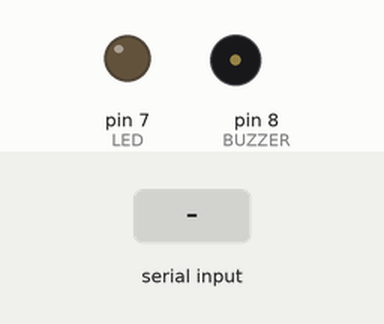
Recording of a sketch running on a simulated Arduino Uno, built with avr-gcc and run on an emulated ATmega328P. Shown: output pins drawn as LEDs (lit = HIGH), buzzer (waves = sounding, pin HIGH). Inputs (shaded band) come from the test bench.

Above: at 1.2 s.
1.3 s: "3" received over Serial
At 2.5 s:
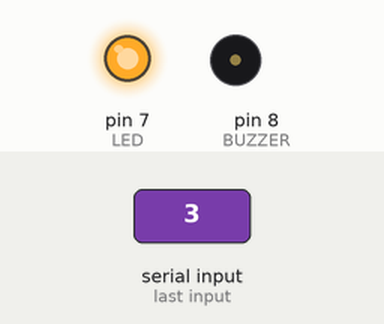
2.8 s: "2" received over Serial
At 3.8 s:
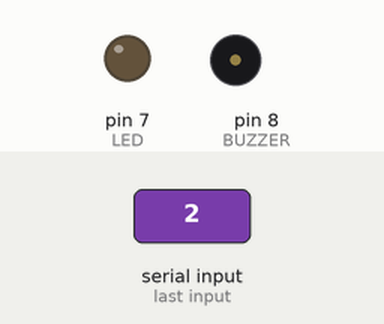
4.3 s: "1" received over Serial
At 5.0 s:
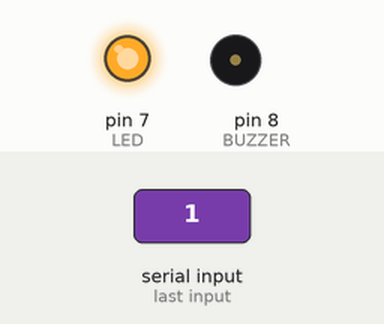
Timing chart, 0 to 7.3 s (numbered marks = the images above; inputs shaded):
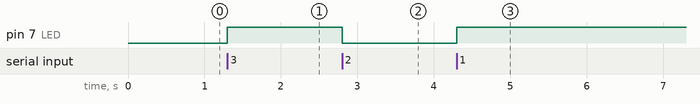

The sketch:

Uno_Arduino.ino
```cpp
#define LED 7  // Connected to IN1
#define BUZZER 8  // Connected to IN2

void setup() {
    Serial.begin(9600);  // Start Serial Communication
    pinMode(LED, OUTPUT);
    pinMode(BUZZER, OUTPUT);
    digitalWrite(LED, LOW);  // Start with relays OFF
    digitalWrite(BUZZER, LOW);
}

void loop() {
    if (Serial.available()) {
        char command = Serial.read();  // Read data from Serial

        if (command == '3') {
            digitalWrite(LED, HIGH);  // Relay 1 ON
            digitalWrite(BUZZER, LOW);  // Relay 2 ON
        }
        else if (command == '2') {
            digitalWrite(LED, LOW); // Relay 1 OFF
            digitalWrite(BUZZER, LOW);  // Relay 2 ON
        }
        else if (command == '1') {
            digitalWrite(LED, HIGH);  // Relay 1 ON
            digitalWrite(BUZZER, LOW); // Relay 2 OFF
        }
        else if (command == '0') {
            digitalWrite(LED, LOW); // Relay 1 OFF
            digitalWrite(BUZZER, LOW); // Relay 2 OFF
        }
    }
}
```

Measured:
- after the input at 1.3 s, pin 7 (LED): LOW → HIGH at once
- after the input at 2.8 s, pin 7 (LED): HIGH → LOW at once
- after the input at 4.3 s, pin 7 (LED): LOW → HIGH at once
